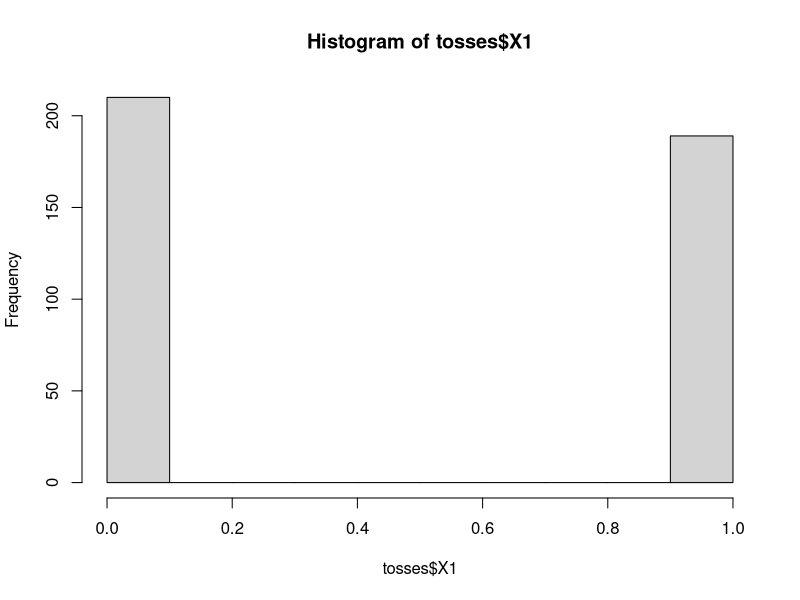

Here is the R script that generated this plot:
x <- c(1,2,3,4);
x

setwd("~/TechCareer/World-of-R")
test <- read.csv("test.csv")
head(test)

tosses <- read.csv("tosses.csv")
head(tosses)

hist(tosses$X1)

# https://eleuven.github.io/statthink/ChapDescriptiveStat.html

# https://r4ds.hadley.nz/intro.html
# https://book.stat420.org/introduction-to-r.html
# file:///Users/pankaj/Downloads/ISLP_website.pdf
# https://book.stat420.org/simple-linear-regression.html
View(cars)
